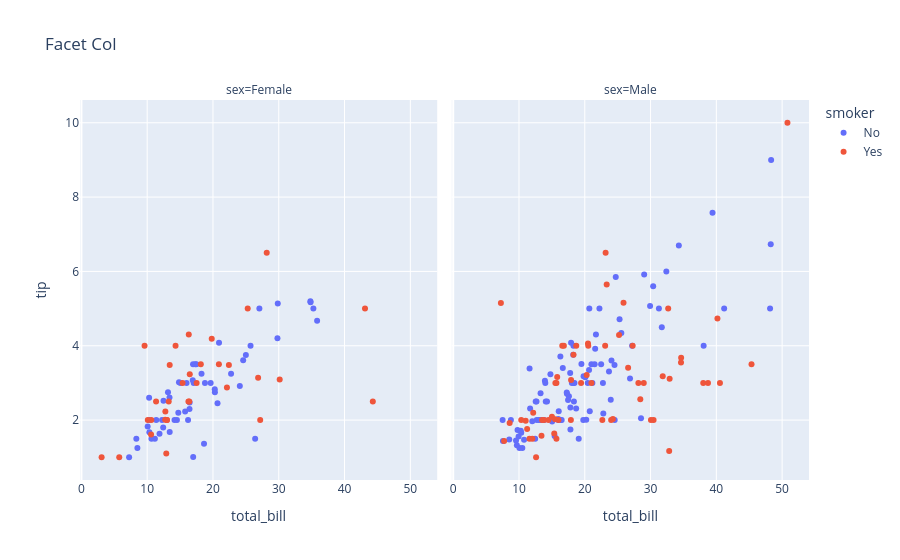

Notebook code cell kept with this figure:
### Code cell
# using 'facet'
fig = px.scatter(df, x='total_bill', y='tip', 
                color='smoker', facet_col='sex', title='Facet Col'
)
fig.show()

### Figure 1 — Plotly figure (JSON) as saved in the notebook; plotly's stock layout.template omitted (floating-point values rounded to 4 significant figures)
{"data": [{"hovertemplate": "smoker=No<br>sex=Female<br>total_bill=%{x}<br>tip=%{y}<extra></extra>", "legendgroup": "No", "marker": {"color": "#636efa", "symbol": "circle"}, "mode": "markers", "name": "No", "orientation": "v", "showlegend": true, "type": "scatter", "x": [16.99, 24.59, 35.26, 14.83, 10.33, 16.97, 20.29, 15.77, 19.65, 15.06, 20.69, 16.93, 10.29, 34.81, 26.41, 16.45, 17.07, 14.73, 10.07, 34.83, 22.75, 20.92, 7.25, 25.71, 17.31, 10.65, 12.43, 24.08, 13.42, 12.48, 29.8, 14.52, 11.38, 20.27, 11.17, 12.26, 18.26, 8.51, 10.33, 14.15, 13.16, 17.47, 27.05, 16.43, 8.35, 18.64, 11.87, 29.85, 25.0, 13.39, 16.21, 15.98, 35.83, 18.78], "xaxis": "x", "y": [1.01, 3.61, 5.0, 3.02, 1.67, 3.5, 2.75, 2.23, 3.0, 3.0, 2.45, 3.07, 2.6, 5.2, 1.5, 2.47, 3.0, 2.2, 1.83, 5.17, 3.25, 4.08, 1.0, 4.0, 3.5, 1.5, 1.8, 2.92, 1.68, 2.52, 4.2, 2.0, 2.0, 2.83, 1.5, 2.0, 3.25, 1.25, 2.0, 2.0, 2.75, 3.5, 5.0, 2.3, 1.5, 1.36, 1.63, 5.14, 3.75, 2.61, 2.0, 3.0, 4.67, 3.0], "yaxis": "y"}, {"hovertemplate": "smoker=No<br>sex=Male<br>total_bill=%{x}<br>tip=%{y}<extra></extra>", "legendgroup": "No", "marker": {"color": "#636efa", "symbol": "circle"}, "mode": "markers", "name": "No", "orientation": "v", "showlegend": false, "type": "scatter", "x": [10.34, 21.01, 23.68, 25.29, 8.77, 26.88, 15.04, 14.78, 10.27, 15.42, 18.43, 21.58, 16.29, 20.65, 17.92, 39.42, 19.82, 17.81, 13.37, 12.69, 21.7, 9.55, 18.35, 17.78, 24.06, 16.31, 18.69, 31.27, 16.04, 17.46, 13.94, 9.68, 30.4, 18.29, 22.23, 32.4, 28.55, 18.04, 12.54, 9.94, 25.56, 19.49, 48.27, 17.59, 20.08, 20.23, 12.02, 10.51, 27.2, 22.76, 17.29, 16.66, 15.98, 13.03, 18.28, 24.71, 21.16, 22.49, 12.46, 18.24, 14.0, 38.07, 23.95, 29.93, 11.69, 14.26, 15.95, 8.52, 22.82, 19.08, 34.3, 41.19, 9.78, 7.51, 14.07, 13.13, 17.26, 24.55, 19.77, 48.17, 16.49, 21.5, 12.66, 13.81, 24.52, 20.76, 31.71, 20.69, 7.56, 48.33, 20.45, 13.28, 11.61, 10.77, 10.07, 29.03, 17.82], "xaxis": "x2", "y": [1.66, 3.5, 3.31, 4.71, 2.0, 3.12, 1.96, 3.23, 1.71, 1.57, 3.0, 3.92, 3.71, 3.35, 4.08, 7.58, 3.18, 2.34, 2.0, 2.0, 4.3, 1.45, 2.5, 3.27, 3.6, 2.0, 2.31, 5.0, 2.24, 2.54, 3.06, 1.32, 5.6, 3.0, 5.0, 6.0, 2.05, 3.0, 2.5, 1.56, 4.34, 3.51, 6.73, 2.64, 3.15, 2.01, 1.97, 1.25, 4.0, 3.0, 2.71, 3.4, 2.03, 2.0, 4.0, 5.85, 3.0, 3.5, 1.5, 3.76, 3.0, 4.0, 2.55, 5.07, 2.31, 2.5, 2.0, 1.48, 2.18, 1.5, 6.7, 5.0, 1.73, 2.0, 2.5, 2.0, 2.74, 2.0, 2.0, 5.0, 2.0, 3.5, 2.5, 2.0, 3.48, 2.24, 4.5, 5.0, 1.44, 9.0, 3.0, 2.72, 3.39, 1.47, 1.25, 5.92, 1.75], "yaxis": "y2"}, {"hovertemplate": "smoker=Yes<br>sex=Female<br>total_bill=%{x}<br>tip=%{y}<extra></extra>", "legendgroup": "Yes", "marker": {"color": "#EF553B", "symbol": "circle"}, "mode": "markers", "name": "Yes", "orientation": "v", "showlegend": true, "type": "scatter", "x": [3.07, 26.86, 25.28, 5.75, 16.32, 11.35, 15.38, 44.3, 22.42, 14.31, 17.51, 10.59, 10.63, 9.6, 20.9, 18.15, 19.81, 43.11, 13.0, 12.74, 13.0, 16.4, 16.47, 12.76, 13.27, 28.17, 12.9, 30.14, 13.42, 16.27, 10.09, 22.12, 27.18], "xaxis": "x", "y": [1.0, 3.14, 5.0, 1.0, 4.3, 2.5, 3.0, 2.5, 3.48, 4.0, 3.0, 1.61, 2.0, 4.0, 3.5, 3.5, 4.19, 5.0, 2.0, 2.01, 2.0, 2.5, 3.23, 2.23, 2.5, 6.5, 1.1, 3.09, 3.48, 2.5, 2.0, 2.88, 2.0], "yaxis": "y"}, {"hovertemplate": "smoker=Yes<br>sex=Male<br>total_bill=%{x}<br>tip=%{y}<extra></extra>", "legendgroup": "Yes", "marker": {"color": "#EF553B", "symbol": "circle"}, "mode": "markers", "name": "Yes", "orientation": "v", "showlegend": false, "type": "scatter", "x": [38.01, 11.24, 20.29, 13.81, 11.02, 18.29, 15.01, 17.92, 19.44, 32.68, 28.97, 40.17, 27.28, 12.03, 21.01, 15.36, 20.49, 25.21, 16.0, 50.81, 15.81, 7.25, 31.85, 16.82, 32.9, 17.89, 14.48, 34.63, 34.65, 23.33, 45.35, 23.17, 40.55, 30.46, 23.1, 15.69, 28.44, 15.48, 16.58, 10.34, 13.51, 18.71, 20.53, 26.59, 38.73, 24.27, 30.06, 25.89, 28.15, 11.59, 7.74, 12.16, 8.58, 13.42, 24.01, 15.69, 15.53, 12.6, 32.83, 22.67], "xaxis": "x2", "y": [3.0, 1.76, 3.21, 2.0, 1.98, 3.76, 2.09, 3.08, 3.0, 5.0, 3.0, 4.73, 4.0, 1.5, 3.0, 1.64, 4.06, 4.29, 2.0, 10.0, 3.16, 5.15, 3.18, 4.0, 3.11, 2.0, 2.0, 3.55, 3.68, 5.65, 3.5, 6.5, 3.0, 2.0, 4.0, 1.5, 2.56, 2.02, 4.0, 2.0, 2.0, 4.0, 4.0, 3.41, 3.0, 2.03, 2.0, 5.16, 3.0, 1.5, 1.44, 2.2, 1.92, 1.58, 2.0, 3.0, 3.0, 1.0, 1.17, 2.0], "yaxis": "y2"}], "layout": {"annotations": [{"font": {}, "showarrow": false, "text": "sex=Female", "x": 0.245, "xanchor": "center", "xref": "paper", "y": 1, "yanchor": "bottom", "yref": "paper"}, {"font": {}, "showarrow": false, "text": "sex=Male", "x": 0.755, "xanchor": "center", "xref": "paper", "y": 1, "yanchor": "bottom", "yref": "paper"}], "legend": {"title": {"text": "smoker"}, "tracegroupgap": 0}, "title": {"text": "Facet Col"}, "xaxis": {"anchor": "y", "domain": [0, 0.49], "title": {"text": "total_bill"}}, "xaxis2": {"anchor": "y2", "domain": [0.51, 1], "matches": "x", "title": {"text": "total_bill"}}, "yaxis": {"anchor": "x", "domain": [0, 1], "title": {"text": "tip"}}, "yaxis2": {"anchor": "x2", "domain": [0, 1], "matches": "y", "showticklabels": false}}}
